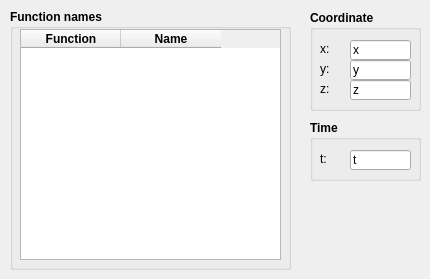
   <widget class="QWidget" name="tab_4">
    <attribute name="title">
     <string>Notations</string>
    </attribute>
    <widget class="QGroupBox" name="gbCoordinateName">
     <property name="geometry">
      <rect>
       <x>310</x>
       <y>10</y>
       <width>111</width>
       <height>101</height>
      </rect>
     </property>
     <property name="font">
      <font>
       <weight>75</weight>
       <bold>true</bold>
      </font>
     </property>
     <property name="title">
      <string>Coordinate</string>
     </property>
     <widget class="QLabel" name="label_X">
      <property name="geometry">
       <rect>
        <x>10</x>
        <y>30</y>
        <width>21</width>
        <height>17</height>
       </rect>
      </property>
      <property name="font">
       <font>
        <weight>50</weight>
        <bold>false</bold>
       </font>
      </property>
      <property name="text">
       <string>x:</string>
      </property>
     </widget>
     <widget class="QLineEdit" name="textCoordX">
      <property name="geometry">
       <rect>
        <x>40</x>
        <y>30</y>
        <width>61</width>
        <height>20</height>
       </rect>
      </property>
      <property name="font">
       <font>
        <weight>50</weight>
        <bold>false</bold>
       </font>
      </property>
      <property name="text">
       <string>x</string>
      </property>
     </widget>
     <widget class="QLineEdit" name="textCoordY">
      <property name="geometry">
       <rect>
        <x>40</x>
        <y>50</y>
        <width>61</width>
        <height>20</height>
       </rect>
      </property>
      <property name="font">
       <font>
        <weight>50</weight>
        <bold>false</bold>
       </font>
      </property>
      <property name="text">
       <string>y</string>
      </property>
     </widget>
     <widget class="QLabel" name="label_Y">
      <property name="geometry">
       <rect>
        <x>10</x>
        <y>50</y>
        <width>21</width>
        <height>17</height>
       </rect>
      </property>
      <property name="font">
       <font>
        <weight>50</weight>
        <bold>false</bold>
       </font>
      </property>
      <property name="text">
       <string>y:</string>
      </property>
     </widget>
     <widget class="QLabel" name="label_Z">
      <property name="geometry">
       <rect>
        <x>10</x>
        <y>70</y>
        <width>21</width>
        <height>17</height>
       </rect>
      </property>
      <property name="font">
       <font>
        <weight>50</weight>
        <bold>false</bold>
       </font>
      </property>
      <property name="text">
       <string>z:</string>
      </property>
     </widget>
     <widget class="QLineEdit" name="textCoordZ">
      <property name="geometry">
       <rect>
        <x>40</x>
        <y>70</y>
        <width>61</width>
        <height>20</height>
       </rect>
      </property>
      <property name="font">
       <font>
        <weight>50</weight>
        <bold>false</bold>
       </font>
      </property>
      <property name="text">
       <string>z</string>
      </property>
     </widget>
    </widget>
    <widget class="QGroupBox" name="gbTimeName">
     <property name="geometry">
      <rect>
       <x>310</x>
       <y>120</y>
       <width>111</width>
       <height>61</height>
      </rect>
     </property>
     <property name="font">
      <font>
       <weight>75</weight>
       <bold>true</bold>
      </font>
     </property>
     <property name="title">
      <string>Time</string>
     </property>
     <widget class="QLabel" name="label_T">
      <property name="geometry">
       <rect>
        <x>10</x>
        <y>30</y>
        <width>21</width>
        <height>17</height>
       </rect>
      </property>
      <property name="font">
       <font>
        <weight>50</weight>
        <bold>false</bold>
       </font>
      </property>
      <property name="text">
       <string>t:</string>
      </property>
     </widget>
     <widget class="QLineEdit" name="textTime">
      <property name="geometry">
       <rect>
        <x>40</x>
        <y>30</y>
        <width>61</width>
        <height>20</height>
       </rect>
      </property>
      <property name="font">
       <font>
        <weight>50</weight>
        <bold>false</bold>
       </font>
      </property>
      <property name="text">
       <string>t</string>
      </property>
     </widget>
    </widget>
    <widget class="QGroupBox" name="gbFunctionNames">
     <property name="geometry">
      <rect>
       <x>10</x>
       <y>9</y>
       <width>281</width>
       <height>261</height>
      </rect>
     </property>
     <property name="font">
      <font>
       <weight>75</weight>
       <bold>true</bold>
      </font>
     </property>
     <property name="title">
      <string>Function names</string>
     </property>
     <widget class="QTableWidget" name="twFuncName">
      <property name="geometry">
       <rect>
        <x>10</x>
        <y>20</y>
        <width>261</width>
        <height>231</height>
       </rect>
      </property>
      <column>
       <property name="text">
        <string>Function</string>
       </property>
      </column>
      <column>
       <property name="text">
        <string>Name</string>
       </property>
      </column>
     </widget>
    </widget>
   </widget>
